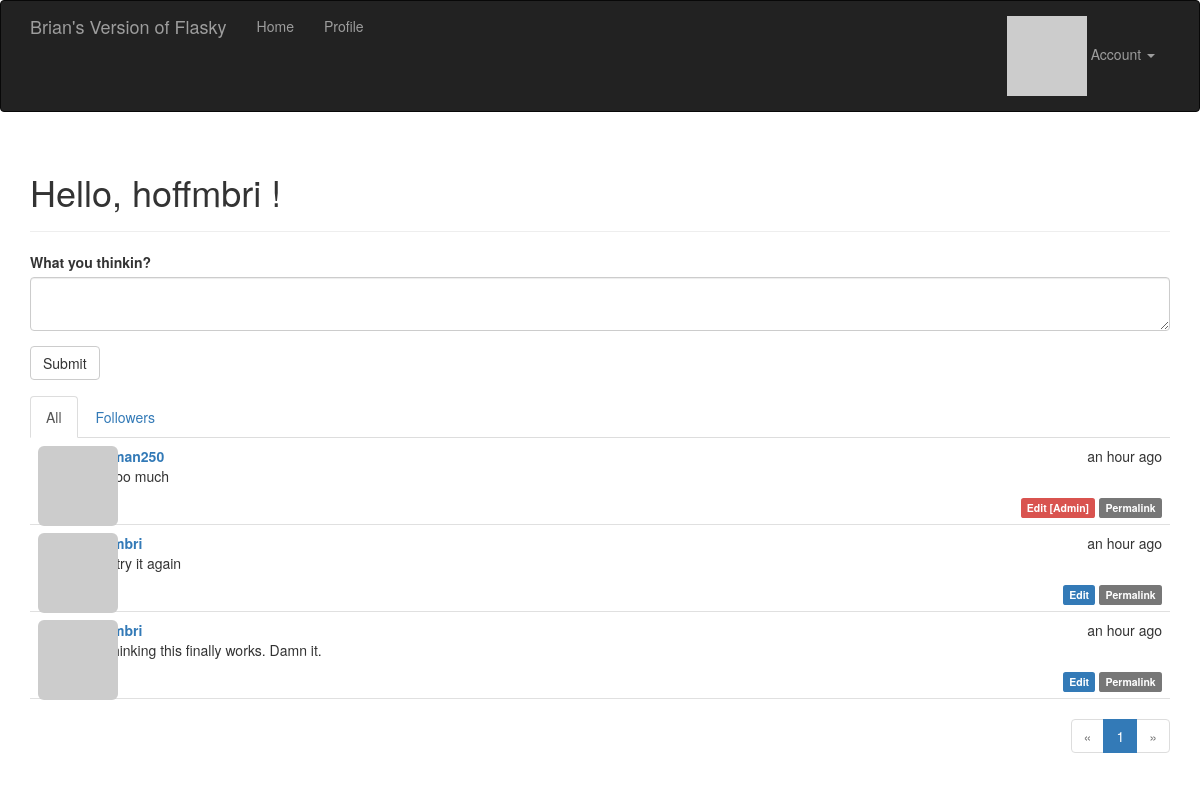
/ (signed in), run on the app's committed database.
### app/models.py (models this page shows, shortened)
class User(UserMixin, db.Model):
	__tablename__ = 'users'
	id = db.Column(db.Integer, primary_key=True)
	email = db.Column(db.String(64), unique=True, index=True)
	username = db.Column(db.String(64), unique=True, index=True)
	role_id = db.Column(db.Integer, db.ForeignKey('roles.id'))
	password_hash = db.Column(db.String(128))
	confirmed = db.Column(db.Boolean, default=False)
	name = db.Column(db.String(64))
	location = db.Column(db.String(64))
	about_me = db.Column(db.Text())
	member_since = db.Column(db.DateTime(), default=datetime.utcnow)
	last_seen = db.Column(db.DateTime(), default=datetime.utcnow)
	avatar_hash = db.Column(db.String(32))
	posts = db.relationship('Post', backref='author', lazy='dynamic')
	followed = db.relationship('Follow',
								foreign_keys=[Follow.follower_id],
								backref=db.backref('follower', lazy='joined'),
								lazy='dynamic',
								cascade='all, delete-orphan')
	followers = db.relationship('Follow',
								foreign_keys=[Follow.followed_id],
								backref=db.backref('followed', lazy='joined'),
								lazy='dynamic',
								cascade='all, delete-orphan')
	@property
	def password(self):
		raise AttributeError('password is not a readable attribute')
	def can(self, permissions):
		return self.role is not None and \
			(self.role.permissions & permissions) == permissions
	def is_administrator(self):
		return self.can(Permission.ADMINISTER)
	def ping(self):
		self.last_seen = datetime.utcnow()
		db.session.add(self)
	def gravatar(self, size=100, default='identicon', rating='g'):
		if request.is_secure:
			url = 'https://secure.gravatar.com/avatar'
		else:
			url = 'http://secure.gravatar.com/avatar'
		hash = self.avatar_hash or hashlib.md5(self.email.encode('utf-8')).hexdigest()
		return '{url}/{hash}?s={size}&d={default}&r={rating}'.format(
			url=url, hash=hash, size=size, default=default, rating=rating)

class Post(db.Model):
	__tablename__ = 'posts'
	id = db.Column(db.Integer, primary_key=True)
	body = db.Column(db.Text)
	body_html = db.Column(db.Text)
	timestamp = db.Column(db.DateTime, index=True, default=datetime.utcnow)
	author_id = db.Column(db.Integer, db.ForeignKey('users.id'))

### app/main/views.py (the view)
@main.route('/', methods=['GET', 'POST'])
def index():
	form = PostForm()
	if current_user.can(Permission.WRITE_ARTICLES) and \
			form.validate_on_submit():
		post = Post(body=form.body.data, author=current_user._get_current_object())
		db.session.add(post)
		return redirect(url_for('.index'))
	page = request.args.get('page', 1, type=int)
	show_followed = False
	if current_user.is_authenticated:
		show_followed = bool(request.cookies.get('show_followed', ''))
	if show_followed:
		query = current_user.followed_posts
	else:
		query = Post.query
	pagination = query.order_by(Post.timestamp.desc()).paginate(
		page, per_page=current_app.config['POSTS_PER_PAGE'],
		error_out=False)
	posts = pagination.items
	return render_template('index.html', form=form, posts=posts, pagination=pagination)

### app/main/forms.py
class PostForm(FlaskForm):
	body = PageDownField("What you thinkin?", validators=[Required()])
	submit = SubmitField("Submit")

### app/auth/views.py (called while the page is built)
@auth.before_app_request
def before_request():
	if current_user.is_authenticated:
		current_user.ping()
		if not current_user.confirmed \
				and request.endpoint \
				and request.endpoint[:5] != 'auth.' \
				and request.endpoint != 'static':
			return redirect(url_for('auth.unconfirmed'))

### app/main/__init__.py (called while the page is built)
@main.app_context_processor
def inject_permissions():
	return dict(Permission=Permission)

### app/models.py (called while the page is built)
@login_manager.user_loader
def load_user(user_id):
	return User.query.get(int(user_id))

### app/templates/index.html (shortened to what this page needs)
{% extends "base.html" %}
{% import "bootstrap/wtf.html" as wtf %}
{% import "_macros.html" as macros %}
{% block page_content %}
<div class="page-header">
	<h1>Hello,
		{% if current_user.is_authenticated %}
			{{ current_user.username }}
		{% else %}
			Stranger
		{% endif %}!
	</h1>
</div>
<div>
	{% if current_user.can(Permission.WRITE_ARTICLES) %}
	{{ wtf.quick_form(form) }}
	{% endif %}
</div>
<div class="post-tabs">
    <ul class="nav nav-tabs">
        <li{% if not show_followed %} class="active"{% endif %}><a href="{{ url_for('.show_all') }}">All</a></li>
        {% if current_user.is_authenticated %}
        <li{% if show_followed %} class="active"{% endif %}><a href="{{ url_for('.show_followed') }}">Followers</a></li>
        {% endif %}
    </ul>
    {% include '_posts.html' %}
</div>
{% if pagination %}
<div class="pagination">
	{{ macros.pagination_widget(pagination, '.index') }}
</div>
{% endif %}
{% endblock %}

### app/templates/_posts.html
<ul class="posts">
	{% for post in posts %}
	<li class="post">
		<div class="post-thumbnail">
			<a href="{{ url_for('.user', username=post.author.username) }}">
				<img class="img-rounded profile-thumbnail" src="{{ post.author.gravatar(size=40) }}">
			</a>
		</div>
		<div class="post-content">
			<div class="post-date">{{ moment(post.timestamp).fromNow() }}</div>
			<div class="post-author"><a href="{{ url_for('.user', username=post.author.username) }}">{{ post.author.username }}</a></div>
			<div class="post-body">
				{% if post.body_html %}
					{{ post.body_html | safe }}
				{% else %}
					{{ post.body }}
				{% endif %}
			</div>
			<div class="post-footer">
				{% if current_user == post.author %}
				<a href="{{ url_for('.edit', id=post.id) }}">
					<span class="label label-primary">Edit</span>
				</a>
				{% elif current_user.is_administrator() %}
				<a href="{{ url_for('.edit', id=post.id) }}">
					<span class="label label-danger">Edit [Admin]</span>
				</a>
				{% endif %}
				<a href="{{ url_for('.post', id=post.id) }}">
					<span class="label label-default">Permalink</span>
				</a>
			</div>
		</div>
	</li>
	{% endfor %}
</ul>

### app/static/styles.css (style rules this page uses)
.profile-thumbnail { position: absolute; }
div.post-tabs { margin-top: 16px; }
ul.posts { list-style-type: none; padding: 0px; margin: 16px 0px 0px 0px; border-top: 1px solid #e0e0e0; }
div.post-tabs ul.posts { margin: 0px; border-top: none; }
ul.posts li.post { padding: 8px; border-bottom: 1px solid #e0e0e0; }
div.post-date { float: right; }
div.post-author { font-weight: bold; }
div.post-thumbnail { position: absolute; }
div.post-content { margin-left: 48px; min-height: 48px; }
div.post-footer { text-align: right; }
div.pagination { width: 100%; text-align: right; padding: 0px; margin: 0px; }

### data on the page
User: username "hoffmbri"
Post: timestamp "an hour ago", author.username "hoffman250", body_html "Not too much"
Post: timestamp "an hour ago", body_html "Lets try it again"
Post: timestamp "an hour ago", body_html "I'm thinking this finally works. Damn it."

### other printed values
{{ p }} "1"
